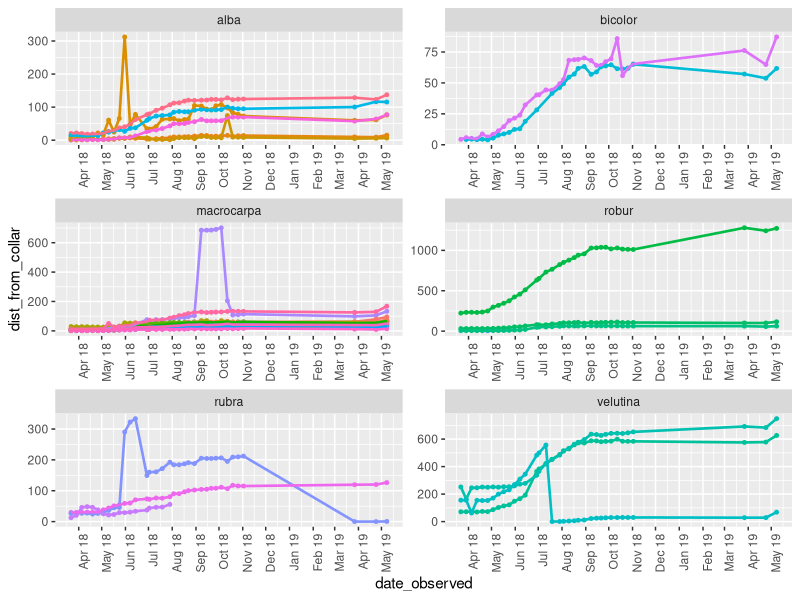
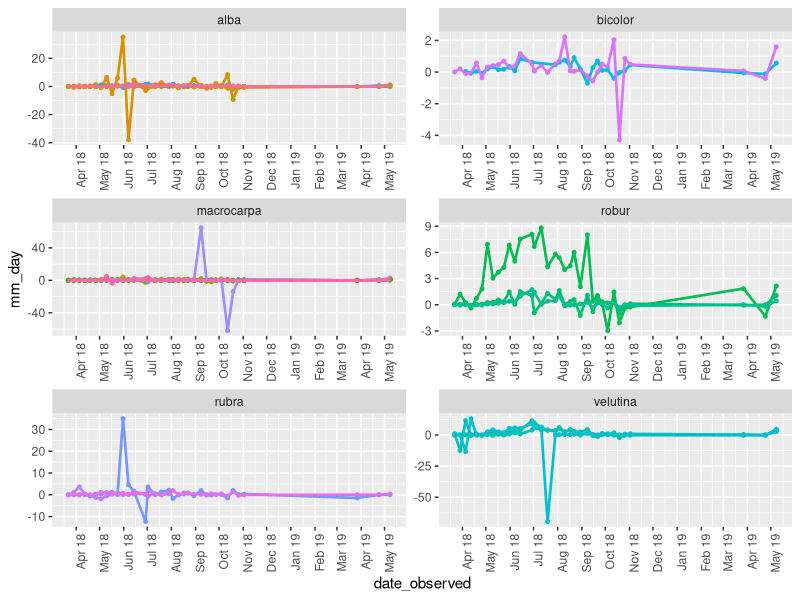

Recreate these plots in R, in order.
library(ggplot2) #Load necessary library
library(scales)

#Loading in the data

setwd("~/GitHub/Dendrobands/Raw_data") #Set working directory to data file location

#read in data file
dendroband <- read.csv("LCDendrometerBands_Quercus_Consolidated_2017-2019.csv", na.strings=c("", "negative", "9999.00", "999.00"))
dendroband$date_observed <- as.Date(dendroband$date_observed, format="%m/%d/%Y") #Format dates as dates
summary(dendroband) 

#Order by date observed
dendroband <- dendroband[order(dendroband$date_observed),] #sort dataframe by date of measurement

#Diameter
dendroband$dist_from_collar <- dendroband$dist_from_collar / pi #convert circumference to diameter in the dataframe

#subtract minimum for each tree to offset bands settling
for(id in unique(dendroband$id)){ #for each tree
  dendroband[which(dendroband$id == id),]$dist_from_collar <- 
    dendroband[which(dendroband$id == id),]$dist_from_collar -
    min(dendroband[which(dendroband$id == id),]$dist_from_collar, na.rm = TRUE) #subtract the minimum from each measurement
}

#Basal area (mm^2) 
dendroband$dist_from_collar <- pi * ((dendroband$dist_from_collar / 2) ^2)

#Convert diameter/area to growth (mm/day) - use difftime to get days between each measurement
growth_df1 <- data.frame() #create empty df for rbinding

for (id in unique(dendroband$id)){ #for each tree
  
  dates <- dendroband[which(dendroband$id == id),]$date_observed #get observation dates
  obs <- dendroband[which(dendroband$id == id),]$dist_from_collar #get measurements
  seq_1 <- seq(2, length(dates)) #create sequence for selecting dates to subtract
  seq_2 <- seq_1 + 1 #create sequence for selecting dates to subtract from
  
  id_df <- dendroband[which(dendroband$id==id),][3:(length(dates)),][,1:which(colnames(dendroband) == "id")] #create df with metadata
  
  date_diff <- list() #create empty list for number of days
  obs_diff <- list() #create empty list for mm grown
  
  for (d in 1:(length(dates) - 2)){ #for each date difference (remembering that the 1st date is considered not reliable)
    diff <- difftime(dates[seq_2[d]], dates[seq_1[d]], units = c("days")) #calculate difference between two dates
    date_diff <- append(date_diff, as.numeric(diff), after = length(date_diff)) #append days between observations to list
    
    
    dist_diff <- obs[seq_2[d]] - obs[seq_1[d]] #calculate difference between measurements
    obs_diff <- append(obs_diff, dist_diff, after = length(obs_diff)) #append measurement differences to list
    
    
  }
 
  growth <- as.numeric(obs_diff) / as.numeric(date_diff) #Divide mm distance by number of days to get mm/day
  id_df <- do.call(cbind, list(id_df,growth)) #add growth measurements to new column combined with metadata  
  colnames(id_df)[length(id_df)] <- "mm_day" #Change column name
  growth_df1 <- rbind(growth_df1, id_df) #add growth df for each individual tree to a single df
  
}

dendroband$date_observed <- as.POSIXct(dendroband$date_observed, format="%Y-%m-%d")
after2017 <- subset(dendroband, date_observed > "2018-01-01")


#Plot distance
ggplot(data=after2017[!is.na(after2017$dist_from_collar),]) + #Set basic plot parameters
  geom_point(aes(x=date_observed, y=dist_from_collar, group = id, col = as.factor(id)), size=1) + #Add points
  geom_line(aes(x=date_observed, y=dist_from_collar, group = id, col = as.factor(id)), size=.9) + #Specify line graph
  theme(legend.position = "none", axis.text.x = element_text(angle = 90, hjust = 1)) + #legend and label parameters
  scale_x_datetime(date_breaks = "months", labels = date_format("%b %y"))+
  scale_color_discrete() +
  facet_wrap(~species, ncol=2, scales = "free") #Specify panels
  

#Plot growth in mm/day
growth_df2 <- na.omit(growth_df1)
growth_df2$date_observed <- as.POSIXct(growth_df2$date_observed, format="%Y-%m-%d")
growth_df3 <- subset(growth_df2, date_observed > "2018-01-01")


ggplot(data=growth_df3) + #Set basic plot parameters
  geom_point(aes(x=date_observed, y=mm_day, group = id, col = as.factor(id)), size=1) + #Add points
  geom_line(aes(x=date_observed, y=mm_day, group = id, col = as.factor(id)), size=.9) + #Specify line graph
  theme(legend.position = "none", axis.text.x = element_text(angle = 90, hjust = 1)) + #legend and label parameters
  scale_color_discrete()+ #Specify color scheme
  scale_x_datetime(date_breaks = "months", labels = date_format("%b %y"))+
  facet_wrap(~species, ncol=2, scales = "free") #Specify panels
  #scale_y_continuous(breaks=c(0.00, 5.00, 10.00)) #Set y axis scale

